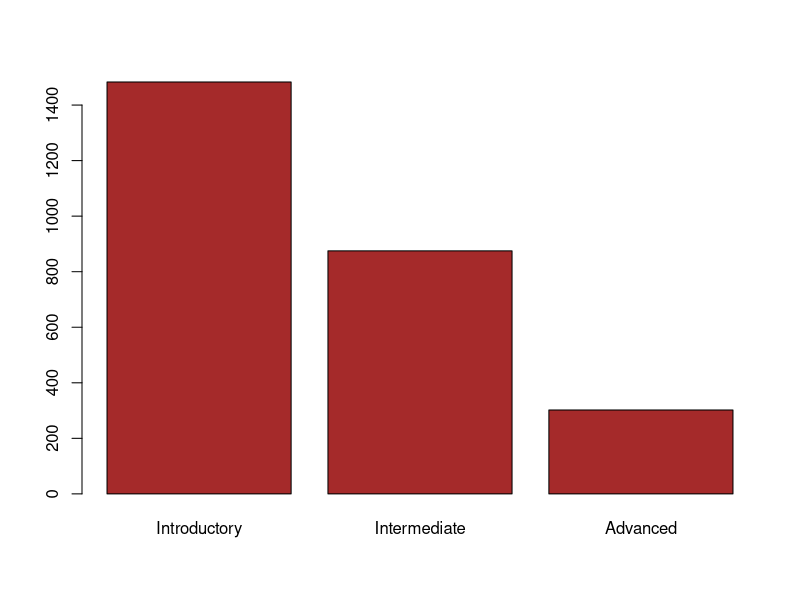

Write the R code that produced this figure.
edx = read.csv("edX_Course.csv")


tab = table(edx$Level)
tab = sort(tab, decreasng = FALSE)

barplot(tab[14:12], col = "brown")
